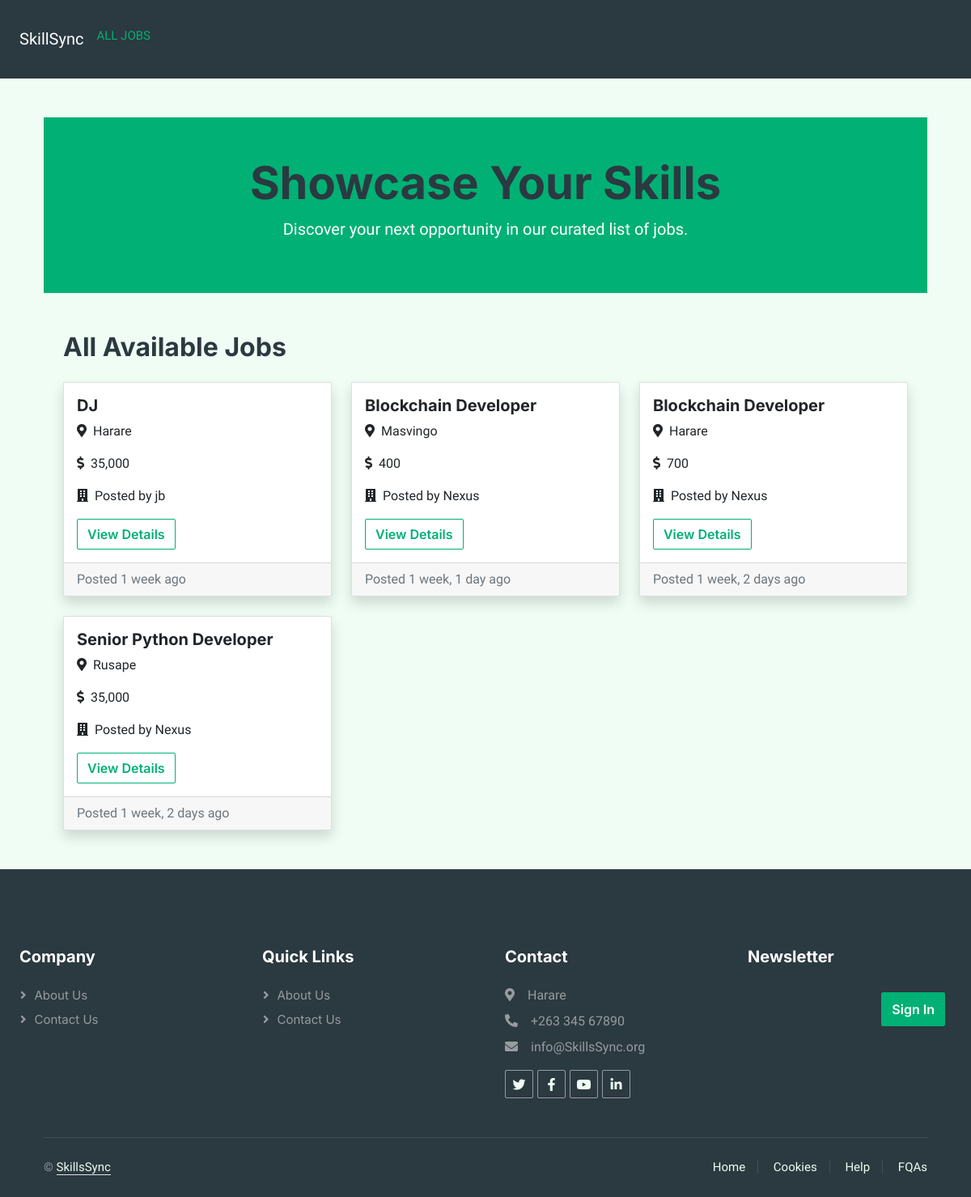
The app's page /job-listing with its own data.
### job/models.py (models this page shows, shortened)
class Job(models.Model):
    job_type_choices = (
        ('Remote','Remote'),
        ('Onsite','Onsite'),
        ('Hybrid','Hybrid')
    )
    user = models.ForeignKey(User, on_delete = models.CASCADE)
    company = models.ForeignKey(Company, on_delete = models.CASCADE)
    title = models.CharField(max_length=100)
    city = models.CharField(max_length= 100)
    salary = models.PositiveIntegerField(default =35000 )
    requirements = models.TextField()
    ideal_candidate = models.TextField()
    is_available = models.BooleanField(default=True) # if job is available or not
    timestamp = models.DateTimeField(auto_now_add=True)
    industry = models.ForeignKey(Industry, on_delete = models.DO_NOTHING, null = True, blank = True)
    province = models.ForeignKey(Province, on_delete= models.DO_NOTHING, null = True, blank= True)
    job_type = models.CharField(max_length=20, choices = job_type_choices, null = True, blank = True)

### company/models.py (models this page shows)
class Company(models.Model):
    user = models.OneToOneField(User,on_delete = models.CASCADE)
    name = models.CharField(max_length=100,null=True, blank=True)
    est_date = models.PositiveIntegerField(null=True, blank=True)
    city = models.CharField(max_length=100,null=True, blank=True)
    state = models.CharField(max_length=100,null=True, blank=True)

### website/views.py (the view)
# urls.py: path('job-listing', views.job_listing, name='job-listing'),
def job_listing(request):
    jobs = Job.objects.filter(is_available=True).order_by('-timestamp')
    context = {'jobs':jobs}
    return render(request, 'website/job_listing.html', context)

### templates/website/job_listing.html
{% extends 'base.html' %}
{% load humanize %}
{% block content %}
<section class="bg-primary text-white py-5">
    <div class="container text-center">
        <h1 class="display-4 fw-bold">Showcase Your Skills</h1>
        <p class="lead">Discover your next opportunity in our curated list of jobs.</p>
    </div>
</section>
<div class="container my-5">
    <h2 class="mb-4">All Available Jobs</h2>
    <div class="row row-cols-1 row-cols-md-3 g-4">
        {% if jobs %}
            {% for job in jobs %}
                <div class="col">
                    <div class="card h-100 shadow">
                        <div class="card-body">
                            <h5 class="card-title">{{ job.title }}</h5>
                            <p class="card-text"><i class="fas fa-map-marker-alt me-2"></i>{{ job.city }}</p>
                            <p class="card-text"><i class="fas fa-dollar-sign me-2"></i>{{ job.salary|intcomma }}</p>
                            <p class="card-text"><i class="fas fa-building me-2"></i>Posted by {{ job.company.name }}</p>
                            <a href="{% url 'job-details' job.pk %}" class="btn btn-outline-primary">View Details</a>
                        </div>
                        <div class="card-footer text-muted">
                            Posted {{ job.timestamp|naturaltime }}
                        </div>
                    </div>
                </div>
            {% endfor %}
        {% else %}
            <div class="col">
                <p>No jobs available at the moment. Please check back later.</p>
            </div>
        {% endif %}
    </div>
</div>
{% endblock content %}

### css/style.css (style rules this page uses)
:root { --primary: #00B074; --secondary: #2B9BFF; --light: #EFFDF5; --dark: #2B3940; }
.btn { font-family: 'Inter', sans-serif; font-weight: 600; transition: .5s; }

### records on screen
Job: title "DJ", city "Harare", salary "35,000", company.name "jb", timestamp "1 week ago"
Job: title "Blockchain Developer", city "Masvingo", salary "400", company.name "Nexus", timestamp "1 week, 1 day ago"
Job: title "Blockchain Developer", city "Harare", salary "700", company.name "Nexus", timestamp "1 week, 2 days ago"
Job: title "Senior Python Developer", city "Rusape", salary "35,000", company.name "Nexus", timestamp "1 week, 2 days ago"
